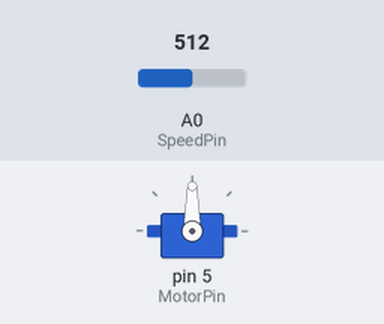
Bench run of a sketch on a simulated Arduino Uno, built with avr-gcc and run on an emulated ATmega328P. Shown: servo. The test bench sets the inputs (shaded band); at power-on: A0 (SpeedPin) = 512.

Above: at 1.2 s.
1.3 s: A0 (SpeedPin) set to 716
At 2.1 s:
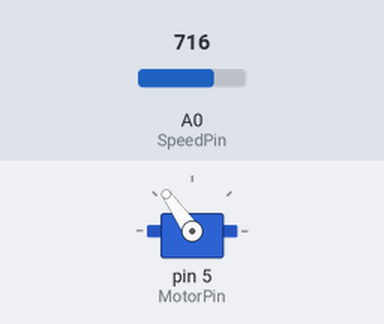
2.8 s: A0 (SpeedPin) set to 900
At 3.2 s:
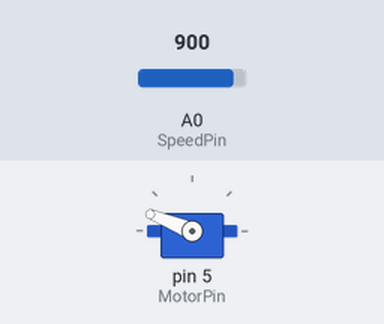
4.3 s: A0 (SpeedPin) set to 1023
At 5.5 s:
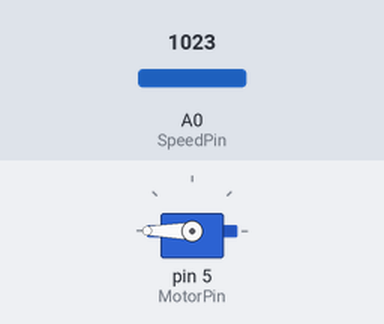
5.8 s: A0 (SpeedPin) set to 306
At 6.7 s:
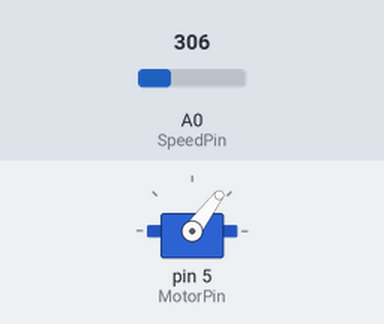
7.3 s: A0 (SpeedPin) set to 122
At 7.8 s:
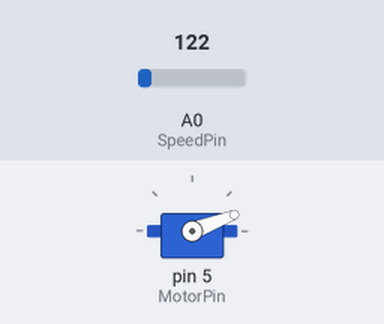
Timing chart, 0 to 9.8 s (numbered marks = the images above; inputs shaded):
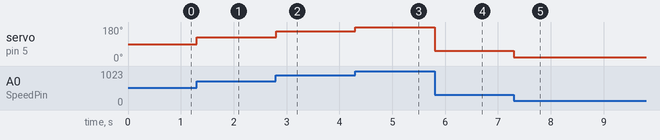

The sketch:

Code.ino
```cpp
#include <Servo.h>
#define SpeedPin A0
#define MotorPin 5

Servo Motor;
int Speed = 0;
int PotVal = 0;

void setup() {
  Motor.attach(MotorPin);

}

void loop() {
  PotVal = analogRead(SpeedPin);
  Speed = map(PotVal, 0, 1023, 0, 180);
  Motor.write(Speed);
}
```

Measured:
- after the input at 1.3 s, servo on pin 5 (MotorPin): 90° → 125° at once
- after the input at 2.8 s, servo on pin 5 (MotorPin): 125° → 158° at once
- after the input at 4.3 s, servo on pin 5 (MotorPin): 158° → 180° at once
- after the input at 5.8 s, servo on pin 5 (MotorPin): 180° → 53° at once
- after the input at 7.3 s, servo on pin 5 (MotorPin): 53° → 21° at once
